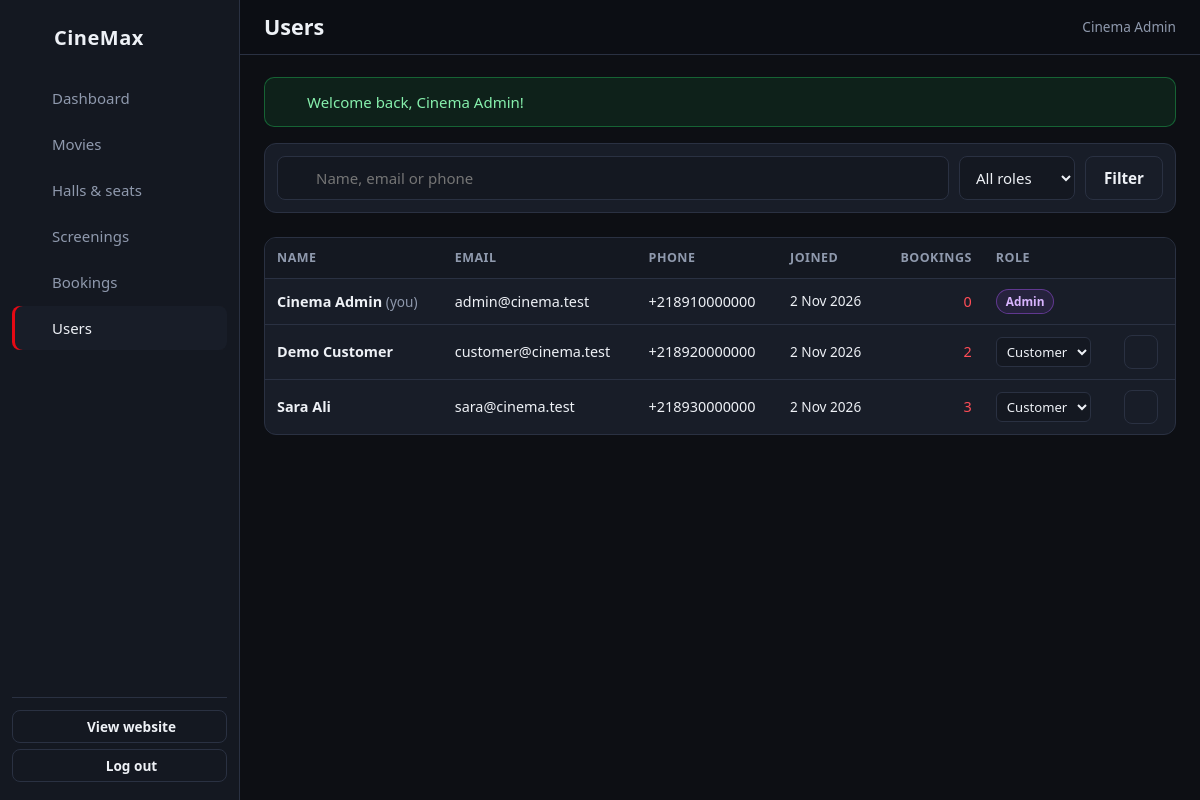
Page /admin/users (signed in) on the committed database.
### tables this page shows
CREATE TABLE users (
  user_id     INT AUTO_INCREMENT PRIMARY KEY,
  full_name   VARCHAR(100) NOT NULL,
  email       VARCHAR(150) NOT NULL UNIQUE,
  phone       VARCHAR(20)  NOT NULL,
  password    VARCHAR(255) NOT NULL,
  role        ENUM('Customer','Admin') NOT NULL DEFAULT 'Customer',
  created_at  DATETIME NOT NULL DEFAULT CURRENT_TIMESTAMP
);

### app/Core/Controller.php (called while the page is built, shortened)
<?php
abstract class Controller
{
    protected function view(string $view, array $data = [], string $layout = 'main'): void
    {
        $data['errors'] ??= $_SESSION['_errors'] ?? [];
        extract($data);
        require ROOT . "/app/Views/$view.php";
        $content = ob_get_clean();
        require ROOT . "/app/Views/layouts/$layout.php";
    }
}

### app/Controllers/Admin/UserAdminController.php (called while the page is built, shortened)
<?php
class UserAdminController extends Controller
{
    public function index(): void
    {
        $q = trim((string) ($_GET['q'] ?? ''));
        $role = in_array($_GET['role'] ?? '', ['Customer', 'Admin'], true) ? $_GET['role'] : '';
        $this->view('admin/users/index', [
            'pageTitle' => 'Users',
            'users'     => User::search($q, $role),
            'filters'   => ['q' => $q, 'role' => $role],
        ], 'admin');
    }
}

### public/index.php (called while the page is built, shortened)
<?php
spl_autoload_register(function (string $class) {
    if (str_starts_with($class, 'App\\')) {
        $file = ROOT . '/app/' . str_replace('\\', '/', substr($class, 4)) . '.php';
    }
});
require ROOT . '/app/Core/helpers.php';
$router = new App\Core\Router();
$path = parse_url($_SERVER['REQUEST_URI'] ?? '/', PHP_URL_PATH);
$base = base_path();
$router->dispatch($_SERVER['REQUEST_METHOD'], rawurldecode($path ?: '/'));

### app/Core/Database.php (called while the page is built, shortened)
<?php
class Database
{
    private static ?PDO $pdo = null;
    public static function pdo(): PDO
    {
        if (self::$pdo === null) {
            $c = config('db');
            $dsn = "mysql:host={$c['host']};port={$c['port']};dbname={$c['name']};charset={$c['charset']}";
            self::$pdo = new PDO($dsn, $c['user'], $c['password'], [
                PDO::ATTR_ERRMODE            => PDO::ERRMODE_EXCEPTION,
                PDO::ATTR_DEFAULT_FETCH_MODE => PDO::FETCH_ASSOC,
                PDO::ATTR_EMULATE_PREPARES   => false,
            ]);
            self::$pdo->exec("SET time_zone = '" . date('P') . "'");
        }
        return self::$pdo;
    }
}

### app/Core/Model.php (called while the page is built, shortened)
<?php
abstract class Model
{
    protected static function db(): PDO
    {
        return Database::pdo();
    }
    protected static function run(string $sql, array $params = []): PDOStatement
    {
        $stmt = self::db()->prepare($sql);
        $stmt->execute($params);
        return $stmt;
    }
    protected static function all(string $sql, array $params = []): array
    {
        return self::run($sql, $params)->fetchAll();
    }
    protected static function one(string $sql, array $params = []): ?array
    {
        $row = self::run($sql, $params)->fetch();
        return $row === false ? null : $row;
    }
}

### app/Models/User.php (called while the page is built, shortened)
<?php
class User extends Model
{
    public static function find(int $id): ?array
    {
        return self::one('SELECT user_id, full_name, email, phone, role, created_at FROM users WHERE user_id = ?', [$id]);
    }
    public static function search(string $q = '', string $role = ''): array
    {
        $sql = 'SELECT u.user_id, u.full_name, u.email, u.phone, u.role, u.created_at,
                       (SELECT COUNT(*) FROM bookings b WHERE b.user_id = u.user_id) AS bookings_count
                FROM users u WHERE 1';
        $params = [];
        return self::all($sql . ' ORDER BY u.created_at DESC', $params);
    }
}

### app/Core/Auth.php (called while the page is built, shortened)
<?php
class Auth
{
    private static ?array $user = null;
    public static function user(): ?array
    {
        if (self::$user !== null) {
            return self::$user;
        }
        if (!empty($_SESSION['user_id'])) {
            self::$user = User::find((int) $_SESSION['user_id']);
        } elseif (!empty($_COOKIE[self::COOKIE])) {
            self::loginFromCookie($_COOKIE[self::COOKIE]);
        }
        return self::$user;
    }
    public static function id(): ?int
    {
        $u = self::user();
        return $u ? (int) $u['user_id'] : null;
    }
    public static function check(): bool
    {
        return self::user() !== null;
    }
    public static function requireLogin(): void
    {
        if (!self::check()) {
            $_SESSION['intended'] = $_SERVER['REQUEST_URI'] ?? null;
            flash('error', 'Please log in to continue.');
            redirect('/login');
        }
    }
    public static function requireAdmin(): void
    {
        self::requireLogin();
    }
}

### config/config.php (called while the page is built)
<?php
return [
    'app' => [
        'name'      => 'CineMax',
        'timezone'  => 'Africa/Tripoli',
        'currency'  => 'LYD',
        'hold_minutes' => 10,
        'cancel_hours' => 2,
        'vip_multiplier' => 1.5,
        'debug' => true,
    ],
    'db' => [
        'host'     => '127.0.0.1',
        'port'     => getenv('DB_PORT') ?: 3306,
        'name'     => 'cinema_db',
        'user'     => 'root',
        'password' => '',
        'charset'  => 'utf8mb4',
    ],
    'mail' => [
        'enabled'    => false,
        'host'       => 'smtp.gmail.com',
        'port'       => 587,
        'encryption' => 'tls',
        'username'   => 'your-address@gmail.com',
        'password'   => 'your-app-password',
        'from_email' => 'your-address@gmail.com',
        'from_name'  => 'CineMax Cinema',
    ],
];

### app/Views/admin/users/index.php (the view, shortened to what this page needs)
<?php $me = App\Core\Auth::id(); ?>
<form class="filters" method="get" action="<?= url('/admin/users') ?>">
    <label class="filter-search"><?= icon('search') ?><input type="search" name="q" value="<?= e($filters['q']) ?>" placeholder="Name, email or phone" aria-label="Search users"></label>
    <select name="role" aria-label="Role">
        <option value="">All roles</option>
    </select>
    <button class="btn btn-ghost" type="submit">Filter</button>
</form>
<div class="table-wrap">
    <table class="table">
        <thead><tr><th>Name</th><th>Email</th><th>Phone</th><th>Joined</th><th class="num">Bookings</th><th>Role</th><th></th></tr></thead>
        <tbody>
        <?php foreach ($users as $u): $self = (int) $u['user_id'] === $me; ?>
            <tr>
                <td><strong><?= e($u['full_name']) ?></strong><?= $self ? ' <span class="muted small">(you)</span>' : '' ?></td>
                <td><?= e($u['email']) ?></td>
                <td><?= e($u['phone']) ?></td>
                <td class="small"><?= e(date('j M Y', strtotime($u['created_at']))) ?></td>
                <td class="num"><a href="<?= url('/admin/bookings', ['q' => $u['email']]) ?>"><?= (int) $u['bookings_count'] ?></a></td>
                <td>
                    <?php if ($self): ?>
                        <?= status_badge($u['role']) ?>
                    <?php else: ?>
                        <form method="post" action="<?= url('/admin/users/' . (int) $u['user_id'] . '/role') ?>" class="inline">
                            <select name="role" data-autosubmit aria-label="Change role" data-tip="Change permissions">
                                <option <?= $u['role'] === 'Customer' ? 'selected' : '' ?>>Customer</option>
                            </select>
                        </form>
                    <?php endif; ?>
                </td>
                <td>
                    <?php if (!$self): ?>
                        <form method="post" action="<?= url('/admin/users/' . (int) $u['user_id'] . '/delete') ?>" class="inline"
                              data-confirm="Delete <?= e($u['full_name']) ?>? Their bookings will be deleted too.">
                            <button class="icon-btn danger" type="submit" data-tip="Delete user" aria-label="Delete user"><?= icon('trash', 16) ?></button>
                        </form>
                    <?php endif; ?>
                </td>
            </tr>
        <?php endforeach; ?>
        </tbody>
    </table>
</div>

### app/Core/helpers.php (shortened to what this page needs)
<?php
function config(string $key)
{
    static $cfg = null;
    $cfg ??= require ROOT . '/config/config.php';
    $value = $cfg;
    foreach (explode('.', $key) as $part) {
        $value = $value[$part] ?? null;
    }
    return $value;
}
function e($value): string
{
    return htmlspecialchars((string) $value, ENT_QUOTES | ENT_SUBSTITUTE, 'UTF-8');
}
function base_path(): string
{
    static $base = null;
    if ($base === null) {
        $base = rtrim(str_replace('\\', '/', dirname($_SERVER['SCRIPT_NAME'] ?? '/')), '/');
    }
    return $base;
}
function url(string $path = '/', array $query = []): string
{
    $u = base_path() . '/' . ltrim($path, '/');
    return $query ? $u . '?' . http_build_query($query) : $u;
}
function asset(string $path): string
{
    $file = ROOT . '/public/' . ltrim($path, '/');
    $v = is_file($file) ? '?v=' . filemtime($file) : '';
    return url($path) . $v;
}
function is_active(string $prefix): string
{
    $path = substr(parse_url($_SERVER['REQUEST_URI'] ?? '/', PHP_URL_PATH), strlen(base_path())) ?: '/';
    return str_starts_with($path, $prefix) ? 'active' : '';
}
function icon(string $name, int $size = 18): string
{
    return '<svg class="icon" width="' . $size . '" height="' . $size . '" viewBox="0 0 24 24" fill="none" stroke="currentColor" stroke-width="2" stroke-linecap="round" stroke-linejoin="round" aria-hidden="true">'
        . ($paths[$name] ?? '') . '</svg>';
}
function status_badge(string $status): string
{
    $map = [
        'Confirmed' => 'green', 'Paid' => 'green', 'Now Showing' => 'green',
        'Pending' => 'amber', 'Unpaid' => 'amber', 'Coming Soon' => 'blue',
        'Cancelled' => 'red', 'Refunded' => 'grey', 'Ended' => 'grey', 'Admin' => 'purple', 'Customer' => 'grey',
    ];
    return '<span class="badge badge-' . ($map[$status] ?? 'grey') . '">' . e($status) . '</span>';
}

### app/Core/Router.php (shortened to what this page needs)
<?php
class Router
{
    private array $routes = [];
    private function add(string $method, string $path, array $action, array $middleware): void
    {
        $this->routes[] = compact('method', 'regex', 'action', 'middleware');
    }
    public function dispatch(string $method, string $path): void
    {
        $path = rtrim($path, '/') ?: '/';
        foreach ($this->routes as $route) {
            if (!preg_match($route['regex'], $path, $m)) {
                continue;
            }
            foreach ($route['middleware'] as $mw) {
                if ($mw === 'auth') {
                    Auth::requireLogin();
                } elseif ($mw === 'admin') {
                    Auth::requireAdmin();
                } elseif ($mw === 'guest' && Auth::check()) {
                    redirect('/');
                }
            }
            [$class, $fn] = $route['action'];
            $args = array_map('intval', array_slice($m, 1));
            (new $class())->$fn(...$args);
            return;
        }
    }
}

### app/Views/layouts/admin.php (shortened to what this page needs)
<?php use App\Core\Auth; use App\Core\Csrf; $user = Auth::user(); ?>
<!DOCTYPE html>
<html lang="en">
<head>
    <link rel="stylesheet" href="<?= asset('assets/css/style.css') ?>">
</head>
<body class="admin-body">
<aside class="admin-side" id="admin-side">
    <a class="logo" href="<?= url('/admin') ?>"><?= icon('film', 24) ?> <span><?= e(config('app.name')) ?></span></a>
    <nav>
        <a class="<?= is_active('/admin') && !preg_match('#/admin/.#', $_SERVER['REQUEST_URI']) ? 'active' : '' ?>" href="<?= url('/admin') ?>"><?= icon('chart') ?> Dashboard</a>
        <a class="<?= is_active('/admin/movies') ?>" href="<?= url('/admin/movies') ?>"><?= icon('film') ?> Movies</a>
        <a class="<?= is_active('/admin/halls') ?>" href="<?= url('/admin/halls') ?>"><?= icon('door') ?> Halls &amp; seats</a>
        <a class="<?= is_active('/admin/showtimes') ?>" href="<?= url('/admin/showtimes') ?>"><?= icon('calendar') ?> Screenings</a>
        <a class="<?= is_active('/admin/bookings') ?>" href="<?= url('/admin/bookings') ?>"><?= icon('ticket') ?> Bookings</a>
        <a class="<?= is_active('/admin/users') ?>" href="<?= url('/admin/users') ?>"><?= icon('users') ?> Users</a>
    </nav>
    <div class="side-foot">
        <a class="btn btn-ghost btn-sm" href="<?= url('/') ?>"><?= icon('home', 16) ?> View website</a>
        <form method="post" action="<?= url('/logout') ?>">
            <button class="btn btn-ghost btn-sm btn-block" type="submit"><?= icon('logout', 16) ?> Log out</button>
        </form>
    </div>
</aside>
<div class="admin-main">
    <header class="admin-top">
        <div style="display:flex;align-items:center;gap:10px">
            <h1><?= e($pageTitle ?? 'Admin') ?></h1>
        </div>
        <span class="muted small"><?= icon('user', 16) ?> <?= e($user['full_name']) ?></span>
    </header>
    <div class="admin-content">
        <?php require ROOT . '/app/Views/partials/flash.php'; ?>
        <?= $content ?>
    </div>
</div>
</body>
</html>

### rows in the picture
users: full_name "Cinema Admin", shows "(you)", email "admin@cinema.test", phone "+218910000000", created_at "2 Nov 2026", bookings_count "0", role "Admin"
users: full_name "Demo Customer", email "customer@cinema.test", phone "+218920000000", created_at "2 Nov 2026", bookings_count "2", role "Customer", $size 16 (drawn)
users: full_name "Sara Ali", email "sara@cinema.test", phone "+218930000000", created_at "2 Nov 2026", bookings_count "3", role "Customer", $size 16 (drawn)
